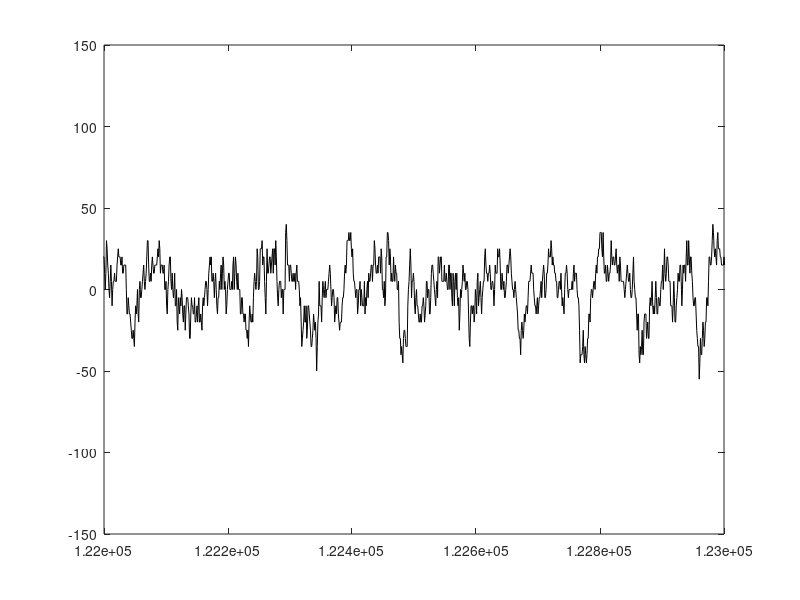

Write the MATLAB code that produced this figure.
% DCPM SAMPLE CODE FREQ 9271
% g9s1.txt == DPCM_SAMPLE_CODE_XXXX_SONG
fileID = fopen('g9s1.txt');
mydata = textscan(fileID,'%f%f','HeaderLines',1);
fclose(fileID);
columns = cell2mat(mydata);
column_1 = columns(:,1);
column_2 = columns(:,2);
j = 1 ;
for i = 1: size(column_1,1)
    a(j) = column_1(i) ;
    j = j + 1 ;
    a(j) = column_2(i) ;
    j = j+1;
end
plot(a,'Color','black');
xlim([122000 123000]);
